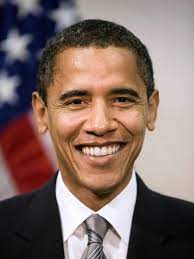
#> input picture obama.jpg, 194 x 259 px
$ python openCV.py
#> lines starting #> are read from the running program, lines starting #| are printed output that depends on the picture; after the words box and inside, x2 and y2 are one past the last pixel; in counts of white or black regions, pixels touching at a corner belong together
import numpy as np
import cv2

# cam = cv2.VideoCapture(0) #real time Face detection
# Source File : https://github.com/opencv/opencv/tree/master/data/haarcascades
face_cascade = cv2.CascadeClassifier('haarcascade_frontalface_default.xml')
eye_cascade = cv2.CascadeClassifier('haarcascade_eye.xml')

img = cv2.imread('obama.jpg') # file gambar local
#> img is the input picture: shape (259, 194, 3); mean B, G, R 102.5, 108.2, 129.8
gray = cv2.cvtColor(img, cv2.COLOR_BGR2GRAY)
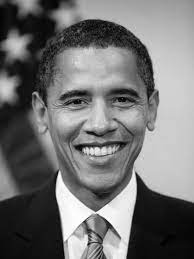
#> gray: shape (259, 194); min 0, max 255, mean 114.1
faces = face_cascade.detectMultiScale(gray, 2.3, 5)
#> faces = [[33, 49, 127, 127]]

for (x,y,w,h) in faces:
    cv2.rectangle(img,(x,y),(x+w,y+h),(255,0,0),2)
    roi_gray = gray[y:y+h, x:x+w]
    roi_color = img[y:y+h, x:x+w]
    Cface = [(w/2+x),(h/2+y)]
    print(str(Cface[0])+","+str(Cface[1]))
    eyes = eye_cascade.detectMultiScale(roi_gray)
    for (ex,ey,ew,eh) in eyes:
        cv2.rectangle(roi_color,(ex,ey),(ex+ew,ey+eh),(0,255,0),2)
#> this loop made 1 pass
#> (x, y, w, h, Cface, eyes) on pass 1: (33, 49, 127, 127, [96.5, 112.5], [[75, 40, 26, 26], [23, 31, 39, 39], [66, 28, 41, 41]])
#| 96.5,112.5
#> pass 1, `roi_gray = gray[y:y+h, x:x+w]`:
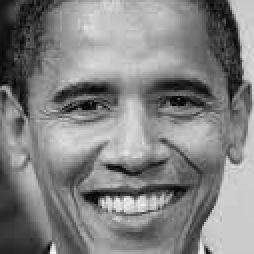
#> roi_gray: shape (127, 127) (shown 2 times larger); min 1, max 249, mean 130.3
#> pass 1, `roi_color = img[y:y+h, x:x+w]`:
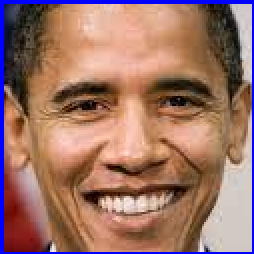
#> roi_color: shape (127, 127, 3) (shown 2 times larger); mean B, G, R 103.3, 115, 156.8
#> after the loop:
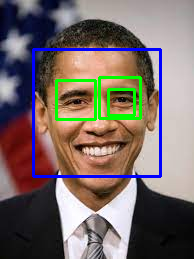
#> img: shape (259, 194, 3); 5.53% of pixels changed, all inside (x1, y1, x2, y2) = (32, 48, 162, 178)
#> after the loop:
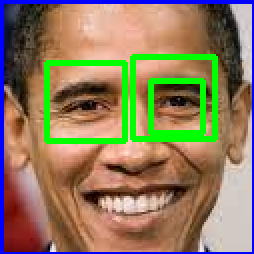
#> roi_color: shape (127, 127, 3) (shown 2 times larger); 7.81% of pixels changed, all inside (x1, y1, x2, y2) = (22, 27, 109, 72)
cv2.imshow('frame',img)
cv2.waitKey(0)
# cam.release()
print(gray)
#> (printed output is left out)
cv2.destroyAllWindows()
